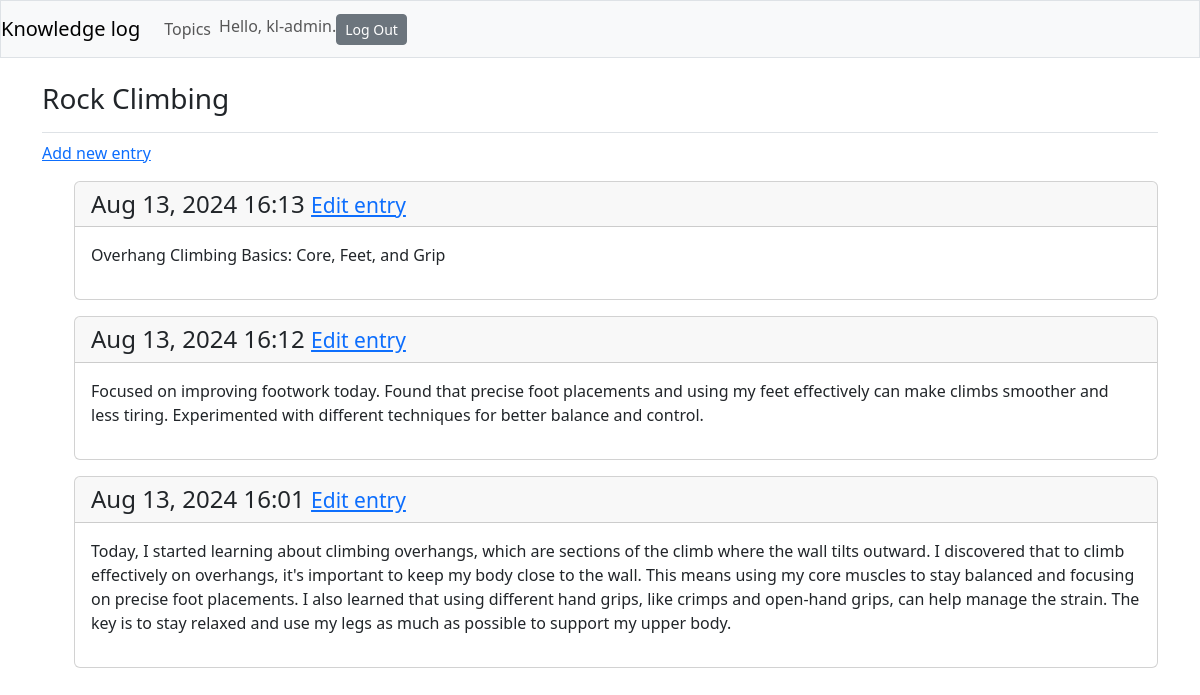
The page /topics/2/ (signed in) on the database its author committed.
### core_app/models.py (models this page shows, shortened)
class Topic(models.Model):
    title = models.CharField(max_length=200)
    date_added = models.DateTimeField(auto_now_add=True)
    owner = models.ForeignKey(User, on_delete=models.CASCADE)
    def __str__(self):
        return self.title

class Entry(models.Model):
    topic = models.ForeignKey(Topic, on_delete=models.CASCADE)
    text = models.TextField()
    date_added = models.DateTimeField(auto_now_add=True)
    class Meta:
        verbose_name_plural = 'entries'

### core_app/views.py (the view)
# urls.py: path('topics/<int:topic_id>/', views.get_topic, name='topic'),
@login_required
def get_topic(request, topic_id):
    topic = Topic.objects.get(id=topic_id)
    check_topic_owner(topic, request)
    entries = topic.entry_set.order_by('-date_added')
    context = {'topic': topic,
               'entries': entries}
    return render(request, "core_app/topic.html", context)

### core_app/views.py (called while the page is built)
def check_topic_owner(topic, request):
    if topic.owner != request.user:
        raise Http404

### core_app/templates/core_app/topic.html
{% extends "core_app/base.html" %}
{% block page_header %}
    <h3>{{ topic }}</h3>
{% endblock page_header %}
{% block content %}
    <p><a href="{% url 'core_app:new_entry' topic.id %}">Add new entry</a></p>
    <ul>
    {% for entry in entries %}
        <div class="card mb-3">
            <h4 class="card-header">
                    {{ entry.date_added|date:'M d, Y H:i' }}
                <small>
                    <a href="{% url 'core_app:edit_entry' entry.id %}">Edit entry</a>
                </small>
            </h4>
            <div class="card-body">
                    {{ entry.text | linebreaks }}
            </div>
        </div>
    {% empty %}
        <p>There are no entries for this topic yet.</p>
    {% endfor %}
    </ul>
{% endblock content %}

### core_app/templates/core_app/base.html (shortened to what this page needs)
{% load django_bootstrap5 %}
<!doctype html>
<html lang="en">
<head>
    {% bootstrap_css %}
</head>
<body>
    <nav class="navbar navbar-expand-md navbar-light bg-light mb-4 border">
        <a href="{% url 'core_app:index' %}" class="navbar-brand">Knowledge log</a>
        <div class="collapse navbar-collapse" id="navbarCollapse">
            <ul class="navbar-nav mr-auto">
                <li class="nav-item">
                    <a href="{% url 'core_app:topics' %}" class="nav-link">Topics</a>
                </li>
            </ul>
            <ul class="navbar-nav ml-auto">
                {% if user.is_authenticated %}
                    <li class="nav-item">
                        <span class="navbar-text">Hello, {{ user.username }}.</span>
                    </li>
                    <li class="nav-item">
                        <form action="{% url 'users:logout' %}" method="post">
                            <button class="btn btn-sm btn-secondary" type="submit">Log Out</button>
                        </form>
                    </li>
                {% endif %}
            </ul>
        </div>
    </nav>
    <main role="main" class="container">
        <div class="pb-2 mb-2 border-bottom">
            {% block page_header %}{% endblock page_header %}
        </div>
            {% block content %}{% endblock content %}
    </main>
</body>
</html>

### rows shown on the page
Topic: title "Rock Climbing"
Entry: date_added "Aug 13, 2024 16:13", text "Overhang Climbing Basics: Core, Feet, and Grip"
Entry: date_added "Aug 13, 2024 16:12", text "Focused on improving footwork today. Found that precise foot placements and using my feet effectively can make climbs smoother and less tiring. Experimented with different techniques for better balance and control."
Entry: date_added "Aug 13, 2024 16:01", text "Today, I started learning about climbing overhangs, which are sections of the climb where the wall tilts outward. I discovered that to climb effectively on overhangs, it's important to keep my body close to the wall. This means using my core muscles to stay balanced and focusing on precise foot placements. I also learned that using different hand grips, like crimps and open-hand grips, can help manage the strain. The key is to stay relaxed and use my legs as much as possible to support my upper body."

### other values the page prints
{{ user.username }} "kl-admin"
